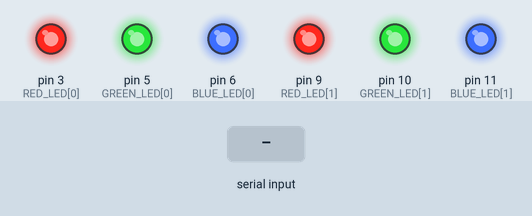
Simulated run of this sketch. Board: Arduino Uno, built with avr-gcc and run on an emulated ATmega328P. On the bench: output pins drawn as LEDs (lit = HIGH). Inputs (shaded band) come from the test bench.

Above: at 1.2 s.
1.3 s: "90,45\n" received over Serial
At 3.3 s:
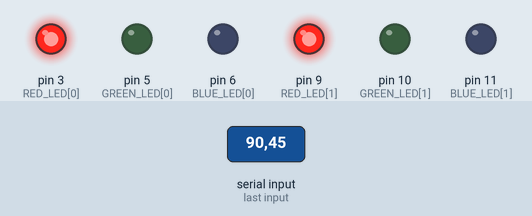
Timing chart, 0 to 4.8 s (numbered marks = the images above; inputs shaded):
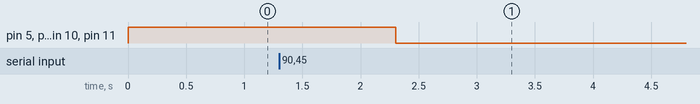

The sketch:

system_controller.ino
```cpp
/*
 * Embedded Programming C Final Project:
 *    Audio-reactive color changing LEDs
 *
 * Alex Farrell, Maegan Beckage
 *
 * Term legend:
 *    1) PWM -> Pulse Width Modulation
 */
#include "system_controller_functions.h"


void setup() {
    // Initialize serial port connection
    Serial.begin(9600);

    for (int i=0; i<NUM_LEDS; ++i) {
        // Initialize output pins for PWM
        pinMode(  RED_LED[i], OUTPUT);
        pinMode(GREEN_LED[i], OUTPUT);
        pinMode( BLUE_LED[i], OUTPUT);

        // Set output pins to be off initially
        analogWrite(  RED_LED[i], convertPWM(0));
        analogWrite(GREEN_LED[i], convertPWM(0));
        analogWrite( BLUE_LED[i], convertPWM(0));
    }
}

void loop() {
    // Receive input from computer audio controller.
    int colorToSet = -1;
    if (Serial.available()>0){
        colorToSet = Serial.parseInt();
    }

    // Set LED colors based on received input from the
    // computer audio controller.
    if (colorToSet == Cyan) {
      setLEDColor(CYAN);
    } else if (colorToSet == Purple) {
      setLEDColor(PURPLE);
    } else if (colorToSet == Green) {
      setLEDColor(GREEN);
    } else if (colorToSet == Orange) {
      setLEDColor(ORANGE);
    } else if (colorToSet == Red) {
      setLEDColor(RED);
    } else if (colorToSet == Off) {
      setLEDColor(OFF);
    }
}
```

system_controller_defined_types.h
```cpp
#ifndef SYSTEM_CONTROLLER_DEFINED_TYPES_H
#define SYSTEM_CONTROLLER_DEFINED_TYPES_H


/*
 * Collection of PWM values for the Red, Green, and Blue LEDS in
 * an "RGB" LED. Each collection of PWM values represents a color
 * that the "RGB" LED can turn to.
 */
typedef struct LED_PWMS {
    int   redPWM;
    int greenPWM;
    int  bluePWM;
} LEDColor;


#endif //SYSTEM_CONTROLLER_DEFINED_TYPES_H
```

system_controller_functions.h
```cpp
#ifndef SYSTEM_CONTROLLER_FUNCTIONS
#define SYSTEM_CONTROLLER_FUNCTIONS

#include "system_controller_settings.h"


/*
 * Convert given PWM value to be inverted if the voltage input
 * for the hardware is inverted.
 */
int convertPWM(int invertedPWM) {
    return 255 - invertedPWM;
}

/*
 * Set the "RGB" LED color by adjusting the "brightness" of each
 * individual R, G, and B LEDs.
 */
void setLEDColor(LEDColor color) {
    for (int i=0; i<NUM_LEDS; ++i) {
        analogWrite(  RED_LED[i], convertPWM(color.redPWM)  );
        analogWrite(GREEN_LED[i], convertPWM(color.greenPWM));
        analogWrite( BLUE_LED[i], convertPWM(color.bluePWM) );
    }
}

/*
 * This version can be used for testing purposes.
 */
void setLEDColor(int redPWM, int greenPWM, int bluePWM) {
    for (int i=0; i<NUM_LEDS; ++i) {
        analogWrite(  RED_LED[i], convertPWM(redPWM)  );
        analogWrite(GREEN_LED[i], convertPWM(greenPWM));
        analogWrite( BLUE_LED[i], convertPWM(bluePWM) );
    }
}


#endif //SYSTEM_CONTROLLER_FUNCTIONS
```

system_controller_settings.h
```cpp
#ifndef SYSTEM_CONTROLLER_SETTINGS_H
#define SYSTEM_CONTROLLER_SETTINGS_H

#include "system_controller_defined_types.h"


// Number of RGB LED Pairs
const int NUM_LEDS = 2;

// Pins
int   RED_LED[] = {3,  9};
int GREEN_LED[] = {5, 10};
int  BLUE_LED[] = {6, 11};

// LED colors to change to
const int   Cyan = 0;
const int Purple = 1;
const int  Green = 2;
const int Orange = 3;
const int    Red = 4;
const int    Off = 5;

// LED color PWM values (  R,   G,   B)
const LEDColor   CYAN = {  0, 255, 255};
const LEDColor PURPLE = {128,   0, 128};
const LEDColor  GREEN = {  0, 255,   0};
const LEDColor ORANGE = {255, 165,   0};
const LEDColor    RED = {255,   0,   0};
const LEDColor    OFF = {  0,   0,   0};


#endif //SYSTEM_CONTROLLER_SETTINGS_H
```

Measured:
- after the input at 1.3 s, pin 5 (GREEN_LED[0]), pin 6 (BLUE_LED[0]), pin 10 (GREEN_LED[1]), pin 11 (BLUE_LED[1]): HIGH → LOW after 1.0 s
